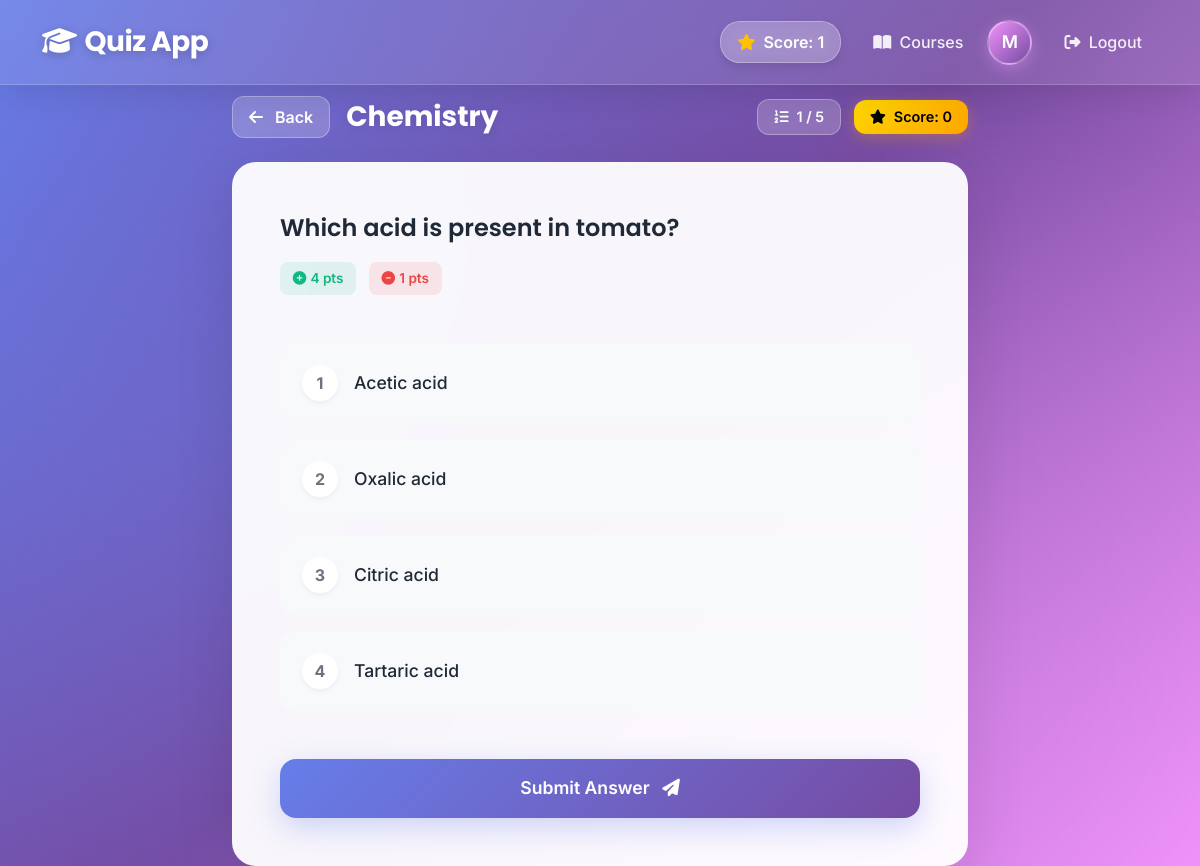
Screenshot of /quiz/12/question/?question=32 (signed in) with the database file from the repository.
### quiz/models.py (models this page shows, shortened)
class Subject(models.Model):
    SUBJECT_TYPES = [
        ('LANGUAGE', 'Language'),
        ('SCIENCE', 'Science'),
        ('MATHEMATICS', 'Mathematics'),
    ]
    name = models.CharField(max_length=100)
    subject_type = models.CharField(max_length=20, choices=SUBJECT_TYPES)
    course = models.ForeignKey(Course, on_delete=models.CASCADE, related_name='subjects')
    description = models.TextField(blank=True)
    created_at = models.DateTimeField(auto_now_add=True)
    updated_at = models.DateTimeField(auto_now=True)
    class Meta:
        unique_together = ['name', 'course']

class Question(models.Model):
    subject = models.ForeignKey(Subject, on_delete=models.CASCADE, related_name='questions')
    text = models.TextField()
    positive_points = models.IntegerField(default=1)
    negative_points = models.IntegerField(default=0)
    created_at = models.DateTimeField(auto_now_add=True)
    updated_at = models.DateTimeField(auto_now=True)

class Option(models.Model):
    question = models.ForeignKey(Question, on_delete=models.CASCADE, related_name='options')
    text = models.CharField(max_length=255)
    is_correct = models.BooleanField(default=False)
    created_at = models.DateTimeField(auto_now_add=True)
    updated_at = models.DateTimeField(auto_now=True)

### quiz/views.py (the view, shortened to what this page needs)
# urls.py: path('quiz/<int:subject_id>/question/', views.quiz_question, name='quiz_question'),
@login_required
def quiz_question(request, subject_id):
    subject = get_object_or_404(Subject, id=subject_id)
    question_id = request.GET.get('question')
    if question_id:
        question = get_object_or_404(Question, id=question_id, subject=subject)
        if UserSubmission.objects.filter(user=request.user, question=question).exists():
            messages.error(request, 'You have already answered this question.')
            return redirect('subject_questions', subject_id=subject_id)
    return render(request, 'quiz/quiz.html', {
        'subject': subject,
        'question': question,
        'total_questions': Question.objects.filter(subject=subject).count(),
        'current_question_no': UserSubmission.objects.filter(
            user=request.user,
            question__subject=subject
        ).count() + 1,
        'score': UserSubmission.objects.filter(
            user=request.user,
            question__subject=subject
        ).aggregate(total=Sum('score'))['total'] or 0,
        'global_score': get_user_total_score(request.user)
    })

### quiz/views.py (called while the page is built)
def get_user_total_score(user):
    return UserSubmission.objects.filter(user=user).aggregate(total=Sum('score'))['total'] or 0

### quiz/templates/quiz/quiz.html (shortened to what this page needs)
{% extends 'quiz/base.html' %}
{% block content %}
<div class="container">
    <div class="row justify-content-center">
        <div class="col-md-9 col-lg-8">
            <div class="quiz-container">
                <div class="quiz-header mb-4">
                    <div class="d-flex justify-content-between align-items-center">
                        <div class="d-flex align-items-center">
                            <a href="javascript:history.back()" class="btn btn-glass me-3">
                                <i class="fas fa-arrow-left me-2"></i> Back
                            </a>
                            <h3 class="quiz-title mb-0">{{ subject.name }}</h3>
                        </div>
                        <div class="quiz-stats">
                            <span class="badge stat-badge question-badge">
                                <i class="fas fa-list-ol me-2"></i>{{ current_question_no }} / {{ total_questions }}
                            </span>
                            <span class="badge stat-badge score-badge ms-2">
                                <i class="fas fa-star me-2"></i>Score: {{ score }}
                            </span>
                        </div>
                    </div>
                </div>
                <div class="card quiz-card">
                    <div class="card-body p-4 p-md-5">
                        {% if question %}
                        <form method="post" action="{% url 'submit_answer' subject.id question.id %}" id="quizForm">
                            <div class="question-section mb-5">
                                <h4 class="question-text">{{ question.text }}</h4>
                                <div class="points-info mt-3">
                                    <span class="points-badge positive">
                                        <i class="fas fa-plus-circle me-1"></i> {{ question.positive_points }} pts
                                    </span>
                                    <span class="points-badge negative ms-2">
                                        <i class="fas fa-minus-circle me-1"></i> {{ question.negative_points }} pts
                                    </span>
                                </div>
                            </div>
                            <div class="options-section">
                                {% with options=question.options.all %}
                                {% if options %}
                                <div class="options-grid">
                                    {% for option in options %}
                                    <div class="option-wrapper">
                                        <label class="option-card" for="option_{{ option.id }}">
                                            <span class="option-indicator">{{ forloop.counter }}</span>
                                            <span class="option-content">{{ option.text }}</span>
                                        </label>
                                    </div>
                                    {% endfor %}
                                </div>
                                {% else %}
                                <div class="alert alert-warning">
                                    No options available for this question. Please contact the administrator.
                                </div>
                                {% endif %}
                                {% endwith %}
                            </div>
                            <div class="action-section mt-5">
                                <button type="submit" class="btn btn-primary btn-lg submit-btn w-100">
                                    Submit Answer <i class="fas fa-paper-plane ms-2"></i>
                                </button>
                            </div>
                        </form>
                        {% endif %}
                    </div>
                </div>
            </div>
        </div>
    </div>
</div>
{% endblock %}

### quiz/templates/quiz/base.html (shortened to what this page needs)
<!DOCTYPE html>
<html lang="en">
<head>
    <link rel="stylesheet" href="https://cdn.jsdelivr.net/npm/bootstrap@5.3.0/dist/css/bootstrap.min.css">
    <link href="https://cdnjs.cloudflare.com/ajax/libs/font-awesome/6.4.0/css/all.min.css" rel="stylesheet">
</head>
<body>
    <nav class="navbar navbar-expand-lg">
        <div class="container">
            <a class="navbar-brand" href="{% url 'home' %}">
                <i class="fas fa-graduation-cap me-2"></i>Quiz App
            </a>
            <div class="collapse navbar-collapse" id="navbarNav">
                <ul class="navbar-nav ms-auto align-items-center">
                    {% if user.is_authenticated %}
                    <li class="nav-item me-3">
                        <div class="global-score-badge">
                            <i class="fas fa-star text-warning me-2"></i>
                            <span class="score-text">Score: {{ global_score|default:0 }}</span>
                        </div>
                    </li>
                    <li class="nav-item">
                        <a class="nav-link" href="{% url 'home' %}">
                            <i class="fas fa-book-open me-1"></i> Courses
                        </a>
                    </li>
                    <li class="nav-item ms-2">
                        <a class="profile-button" href="{% url 'profile' %}" title="View Profile">
                            {{ user.username|make_list|first|upper }}
                        </a>
                    </li>
                    <li class="nav-item ms-3">
                        <a class="nav-link" href="{% url 'logout' %}">
                            <i class="fas fa-sign-out-alt me-1"></i> Logout
                        </a>
                    </li>
                    {% else %}
                    <li class="nav-item">
                        <a class="btn btn-primary" href="{% url 'login' %}">
                            <i class="fas fa-sign-in-alt me-1"></i> Login
                        </a>
                    </li>
                    {% endif %}
                </ul>
            </div>
        </div>
    </nav>
    <main>
        {% block content %}{% endblock %}
    </main>
</body>
</html>

### quiz/templates/quiz/base.html (style rules this page uses)
:root { --gradient-start: #667eea; --gradient-mid: #764ba2; --gradient-end: #f093fb; --primary-color: #667eea; --primary-hover: #5568d3; --secondary-color: #764ba2; --accent-color: #f093fb; --correct-color: #10b981; --wrong-color: #fbbf24; --danger-color: #ef4444; --text-primary: #1f2937; --text-secondary: #6b7280; --glass-bg: rgba(255, 255, 255, 0.1); --glass-border: rgba(255, 255, 255, 0.18); }
* { margin: 0; padding: 0; box-sizing: border-box; }
body { font-family: 'Inter', -apple-system, BlinkMacSystemFont, 'Segoe UI', sans-serif; background: linear-gradient(135deg, var(--gradient-start) 0%, var(--gradient-mid) 50%, var(--gradient-end) 100%); background-attachment: fixed; min-height: 100vh; color: var(--text-primary); position: relative; overflow-x: hidden; }
body::before { content: ''; position: fixed; top: 0; left: 0; right: 0; bottom: 0; background: radial-gradient(circle at 20% 50%, rgba(102, 126, 234, 0.3) 0%, transparent 50%), radial-gradient(circle at 80% 80%, rgba(240, 147, 251, 0.3) 0%, transparent 50%), radial-gradient(circle at 40% 20%, rgba(118, 75, 162, 0.3) 0%, transparent 50%); animation: gradientShift 15s ease infinite; pointer-events: none; z-index: 0; }
main { position: relative; z-index: 1; padding-top: 6rem; min-height: 100vh; }
.navbar { background: rgba(255, 255, 255, 0.1) !important; backdrop-filter: blur(20px); -webkit-backdrop-filter: blur(20px); border-bottom: 1px solid rgba(255, 255, 255, 0.18); box-shadow: 0 8px 32px rgba(0, 0, 0, 0.1); padding: 1rem 0; position: fixed; top: 0; left: 0; right: 0; z-index: 1000; }
.navbar-brand { font-family: 'Poppins', sans-serif; font-size: 1.75rem; font-weight: 700; color: white !important; text-shadow: 0 2px 10px rgba(0, 0, 0, 0.2); transition: all 0.3s ease; letter-spacing: -0.5px; }
.nav-link { color: rgba(255, 255, 255, 0.9) !important; font-weight: 500; font-size: 1rem; transition: all 0.3s ease; padding: 0.5rem 1rem !important; border-radius: 8px; }
.profile-button { width: 45px; height: 45px; background: linear-gradient(135deg, var(--accent-color), var(--secondary-color)); color: white; border-radius: 50%; display: flex; align-items: center; justify-content: center; font-weight: 600; font-size: 1.1rem; text-decoration: none; transition: all 0.3s ease; box-shadow: 0 4px 15px rgba(240, 147, 251, 0.4); border: 2px solid rgba(255, 255, 255, 0.3); }
.btn-primary { background: linear-gradient(135deg, var(--primary-color), var(--secondary-color)); border: none; color: white; font-weight: 600; padding: 0.75rem 2rem; border-radius: 12px; transition: all 0.3s ease; box-shadow: 0 4px 15px rgba(102, 126, 234, 0.4); position: relative; overflow: hidden; }
.btn-primary::before { content: ''; position: absolute; top: 0; left: -100%; width: 100%; height: 100%; background: linear-gradient(90deg, transparent, rgba(255, 255, 255, 0.3), transparent); transition: left 0.5s ease; }
.card { background: rgba(255, 255, 255, 0.95); backdrop-filter: blur(10px); -webkit-backdrop-filter: blur(10px); border: 1px solid rgba(255, 255, 255, 0.3); border-radius: 20px; box-shadow: 0 8px 32px rgba(0, 0, 0, 0.1); transition: all 0.3s ease; }
h1, h2, h3, h4, h5, h6 { font-family: 'Poppins', sans-serif; font-weight: 700; color: var(--text-primary); }
.global-score-badge { background: rgba(255, 255, 255, 0.2); backdrop-filter: blur(10px); padding: 0.5rem 1rem; border-radius: 20px; border: 1px solid rgba(255, 255, 255, 0.3); color: white; font-weight: 600; display: flex; align-items: center; box-shadow: 0 4px 10px rgba(0, 0, 0, 0.1); }

### rows the page displays
Subject: name "Chemistry"
Question: text "Which acid is present in tomato?", positive_points "4", negative_points "1"
Option: text "Acetic acid"
Option: text "Oxalic acid"
Option: text "Citric acid"
Option: text "Tartaric acid"

### other values shown
{{ global_score|default:0 }} "1"
{{ user.username|make_list|first|upper }} "M"
{{ current_question_no }} "1"
{{ total_questions }} "5"
{{ score }} "0"
